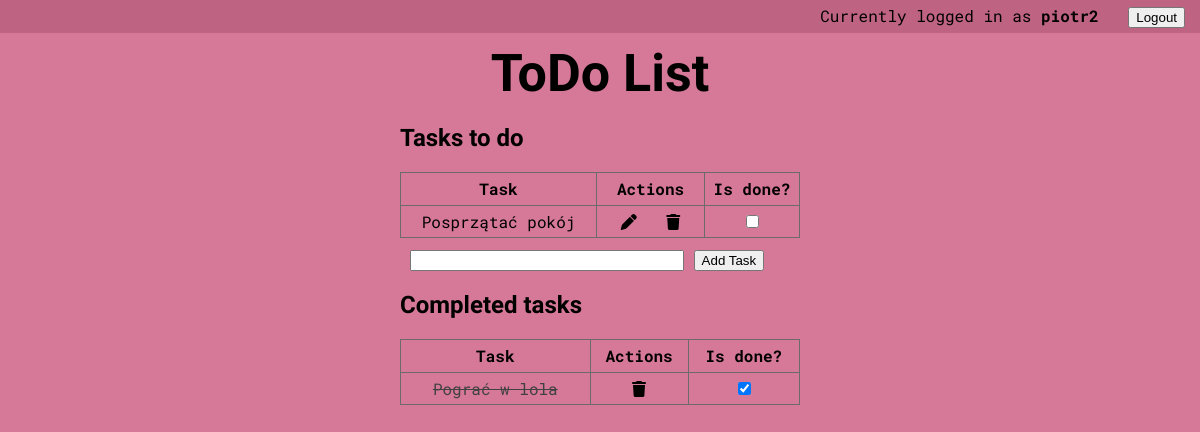
The app's page / (signed in) with its own data.
### app.py (models this page shows, shortened)
class User(db.Model, UserMixin):
    id = db.Column(db.Integer, primary_key=True)
    username = db.Column(db.String(20), nullable = False, unique = True)
    password = db.Column(db.String(80), nullable = False)
    tasks = db.relationship('Task', backref='user')

class Task(db.Model):
    id = db.Column(db.Integer, primary_key=True)
    content = db.Column(db.String(250), nullable=False)
    date_created = db.Column(db.DateTime, default=datetime.utcnow)
    completed = db.Column(db.Boolean, default = False)
    user_id = db.Column(db.Integer, db.ForeignKey('user.id'))

### app.py (the view)
@app.route('/', methods=['POST', 'GET'])
@login_required
def index():
    current_user = User.query.filter_by(username = escape(session['username'])).first()
    if request.method == 'POST':
        task_content = request.form['content']
        new_task = Task(content=task_content, user_id=current_user.id)
        try:
            db.session.add(new_task)
            db.session.commit()
            return redirect('/')
        except:
            return 'There was an issue adding your task'
    else:
        done_tasks = Task.query.order_by(Task.date_created).filter_by(user_id = current_user.id).filter_by(completed=True).all()
        todo_tasks = Task.query.order_by(Task.date_created).filter_by(user_id = current_user.id).filter_by(completed=False).all()
        return render_template('index.html', done_tasks=done_tasks, todo_tasks=todo_tasks, username = current_user.username)

### app.py (called while the page is built)
@login_manager.user_loader
def load_user(user_id):
    return User.query.get(int(user_id))

### templates/index.html (shortened to what this page needs)
{% extends 'base.html' %}
{% block body %}
<header>
    <a >Currently logged in as <b>{{username}}</b></a>
    <a href="{{url_for('logout')}}">
        <input type="button" value="Logout"/>
    </a>
</header>
<div class="content">
    <h1 style="text-align:center">ToDo List</h1>
    {% if todo_tasks|length < 1 %}
    <h2 >There are no task to do. Add one below</h2>
    {% else %}
    <h2>Tasks to do</h2>
    <table>
        <tr>
            <th>Task</th>
            <th>Actions</th>
            <th>Is done?</th>
        </tr>
        {% for task in todo_tasks %}
        <tr>
            <td>{{ task.content }}</td>
            <td>
                <span title="Update task"><a href="/update/{{task.id}}"><i class="fa-solid fa-pen"></i></a></span>
                <span title="Delete task"><a href="/delete/{{task.id}}"><i class="fa-solid fa-trash"></i></a></span>
            </td>
            <td>
                <input type="checkbox" onclick="mark_task('{{task.id}}')"/>
            </td>
        </tr>
        {% endfor %}
    </table>
    {% endif %}
    <form action="/" method="POST">
        <input type="text" name="content" id="content"/>
        <input type="submit" value="Add Task"/>
    </form>
    {% if done_tasks|length < 1 %}
    {% else %}
    <h2>Completed tasks</h2>
    <table>
        <tr>
            <th>Task</th>
            <th>Actions</th>
            <th>Is done?</th>
        </tr>
        {% for task in done_tasks %}
        <tr>
            <td class="completedTask">{{ task.content }}</td>
            <td>
                <span title="Delete task"><a href="/delete/{{task.id}}"><i class="fa-solid fa-trash"></i></a></span>
            </td>
            <td>
                <input type="checkbox" checked="true" onclick="mark_task('{{task.id}}')"/>
            </td>
        </tr>
        {% endfor %}
    </table>
    {% endif %}
</div>
{% endblock %}

### static/css/main.css (style rules this page uses)
body, html { margin: 0; font-family: sans-serif; background-color: rgb(214, 120, 151); color: black; font-family: 'Roboto Mono', monospace; }
.content { margin: 0 auto; width: 400px; }
table, td, th { border: 1px solid rgb(107, 107, 107); }
table { border-collapse: collapse; width: 100%; }
th { height: 30px; }
td { text-align: center; padding: 5px; }
form, h1, a { margin: 10px; }
h1 { font-family: 'Courgette', cursive; font-size:52px; }
h2 { font-family: 'Courgette', cursive; }
a { color: black; text-decoration: none; }
#content { width: 70%; }
.completedTask { color: rgb(65, 65, 65); text-decoration: line-through; }
header { text-align: right; padding: 5px; background-color: rgb(190, 100, 130); }

### records on screen
User: username "piotr2"
Task: content "Posprzątać pokój"
Task: content "Pograć w lola"
